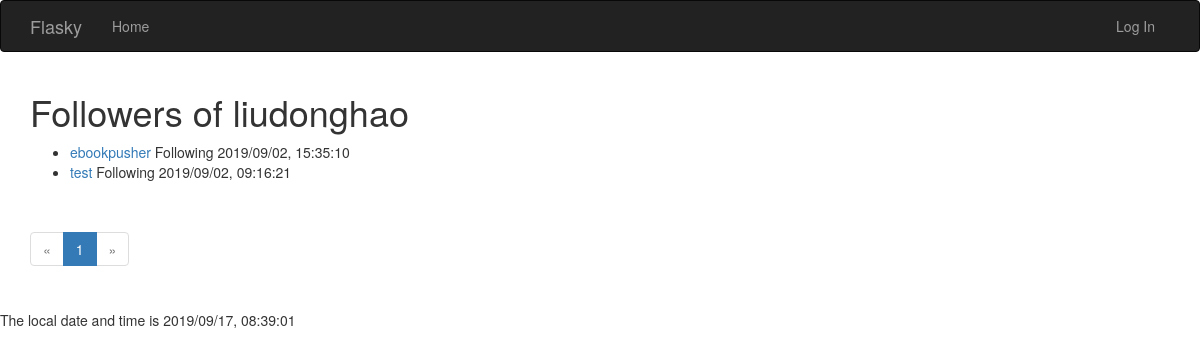
The page /followers/liudonghao on the database its author committed.
### app/models.py (models this page shows, shortened)
class User(UserMixin, db.Model):
    __tablename__ = 'users'
    id = db.Column(db.Integer, primary_key=True)
    username = db.Column(db.String(65), unique=True, index=True)
    email = db.Column(db.String(65), unique=True, index=True)
    password_hash = db.Column(db.String(128))
    confirmed = db.Column(db.Boolean, default=False)
    name = db.Column(db.String(65))
    location = db.Column(db.String(65))
    about_me = db.Column(db.Text())
    member_since = db.Column(db.DateTime(), default=datetime.utcnow)
    last_seen    = db.Column(db.DateTime(), default=datetime.utcnow)
    role_id = db.Column(db.Integer, db.ForeignKey('roles.id'))
    posts = db.relationship('Post', backref='author', lazy='dynamic')
    followed = db.relationship('Follow', foreign_keys=[Follow.follower_id], backref=db.backref('follower', lazy='joined'), lazy='dynamic', cascade='all, delete-orphan')
    followers = db.relationship('Follow', foreign_keys=[Follow.followed_id], backref=db.backref('followed', lazy='joined'), lazy='dynamic', cascade='all, delete-orphan')
    @property
    def password(self):
        raise AttributeError('password is not a reable attribute')

class Follow(db.Model):
    __tablename__ = 'follows'
    follower_id = db.Column(db.Integer, db.ForeignKey('users.id'), primary_key=True)
    followed_id = db.Column(db.Integer, db.ForeignKey('users.id'), primary_key=True)
    timestamp = db.Column(db.DateTime(), default=datetime.utcnow)

### app/main/views.py (the view)
@main.route('/followers/<username>')
def followers(username):
    user = User.query.filter_by(username=username).first()
    if user is None:
        flash('Invalidate username')
        return redirect(url_for('main.index'))
    page = request.args.get('page', 1, type=int)
    pagination = user.followers.order_by(Follow.timestamp.desc()).paginate(page, per_page=10, error_out=False)
    followers= [{'user':item.follower, 'timestamp':item.timestamp} for item in pagination.items]
    return render_template('followers.html', user=user, followers=followers, pagination=pagination)

### app/auth/views.py (called while the page is built)
@auth.before_app_request
def before_request():
    if current_user.is_authenticated:
        current_user.ping()
        if not current_user.confirmed \
        and request.endpoint[:5] != 'auth.' \
        and request.endpoint != 'static' :
            return redirect(url_for('auth.unconfirmed'))

### app/main/__init__.py (called while the page is built)
@main.app_context_processor
def inject_permissions():
    return dict(Permission=Permission)

### app/templates/followers.html (shortened to what this page needs)
{% extends 'base.html' %}
{% import "_macros.html" as macros %}
{% block page_content %}
<div class="page-head">
	<h1>Followers of {{ user.username }}</h1>
</div>
<div>
	<ul>
	{% for follower in followers %}
		<li>
			<a href="{{ url_for('.user', username=follower['user'].username) }}">{{ follower['user'].username }}</a>
			<span>Following {{ moment(follower['timestamp']).format('YYYY/MM/DD, HH:mm:ss') }}</span>
		</li>
	{% endfor %}
	</ul>
</div>
{% if pagination %}
<div class="pagination">
{{ macros.pagination_widget(pagination, '.followers', username=user.username) }}
</div>
{% endif %}
{% endblock %}

### rows shown on the page
User: username "liudonghao"
User: user.username "ebookpusher"
Follow: timestamp "2019/09/02, 15:35:10"
User: user.username "test"
Follow: timestamp "2019/09/02, 09:16:21"

### other values the page prints
{{ p }} "1"
{{ moment().format('YYYY/MM/DD, HH:mm:ss',refresh=True) }} "2019/09/17, 08:39:01"
